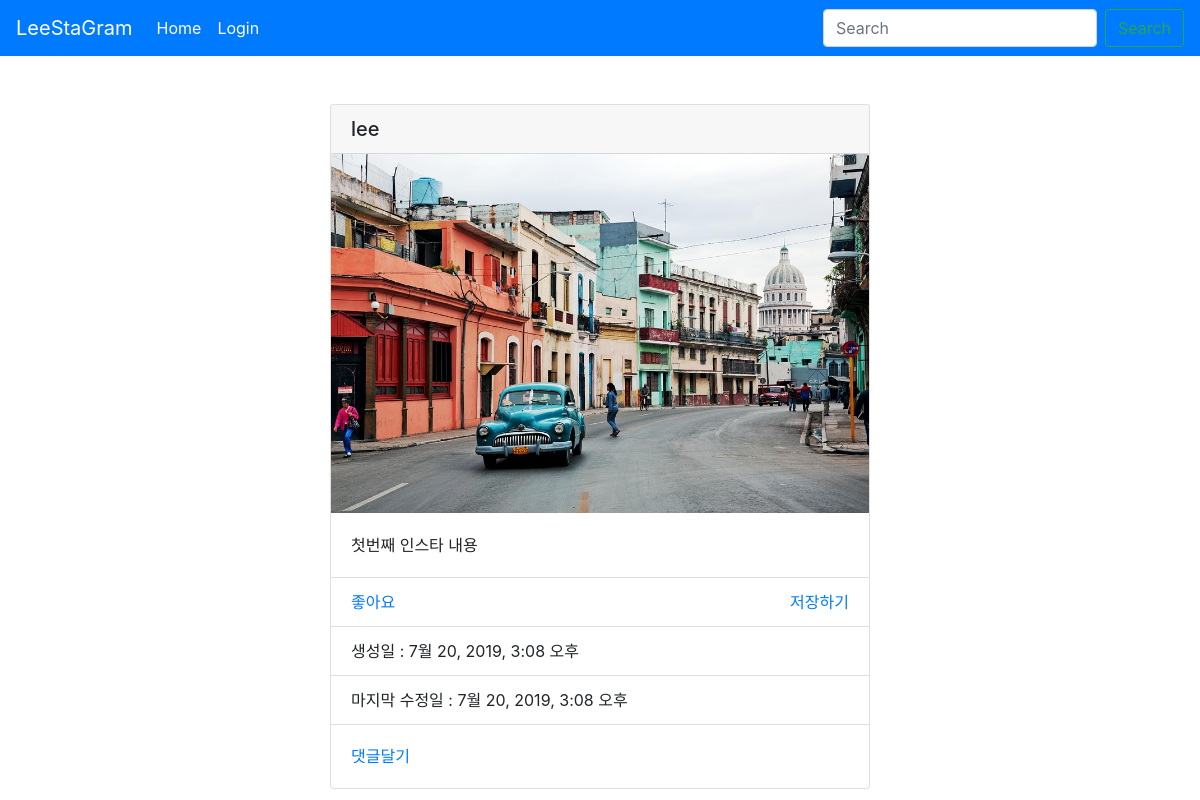
Page /instagram/ on the earlier database version.
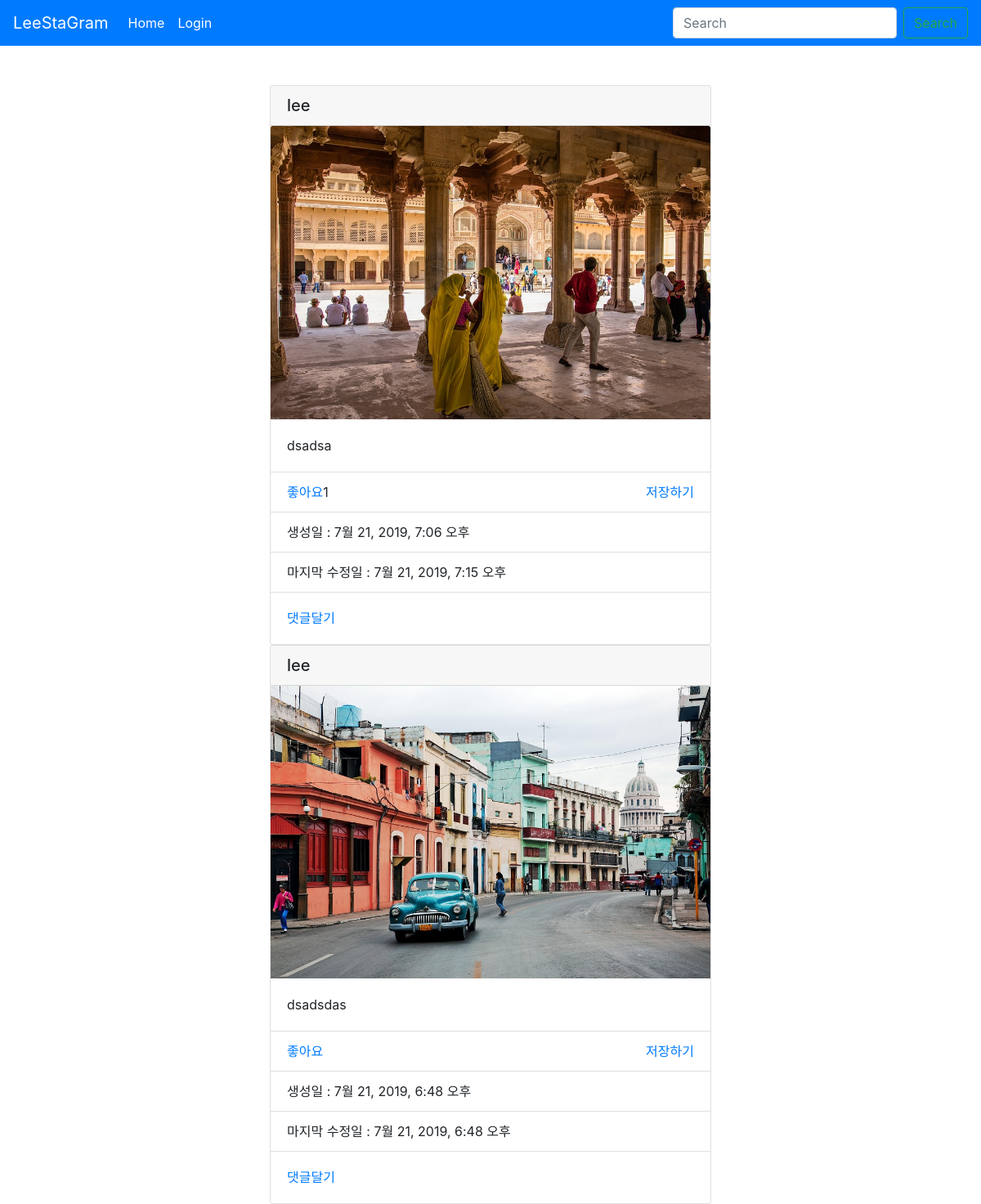
Same page on the later database version.
### photo/models.py (models this page shows, shortened)
class Photo(models.Model):
    author = models.ForeignKey(User, on_delete=models.CASCADE, related_name='user', verbose_name='작성자')
    text = models.TextField(blank=True, verbose_name='내용')
    image = models.ImageField(upload_to='timeline_photo/%Y/%m/%d') # settings.py에 추가.
    created_at = models.DateTimeField(auto_now_add=True,verbose_name='작성된 시간')
    updated_at = models.DateTimeField(auto_now=True,verbose_name='수정된 시간')
    like = models.ManyToManyField(User, related_name='like_post', blank=True)
    favorite = models.ManyToManyField(User,related_name='favorite_post', blank=True)
    class Meta:
        ordering = ['-created_at']
        verbose_name_plural = '게시물들'

### photo/views.py (the view)
# urls.py: path('', PhotoList.as_view(), name='index'),
class PhotoList(ListView):
    model = Photo
    template_name_suffix = '_list'

### photo/templates/photo/photo_list.html (shortened to what this page needs)
{% extends 'base.html' %}
{% block content %}
<div class="container">
    <div class="row">
        <div class="col"></div>
        <div class="col-6">
            {% for obj in object_list %}
            <div class="card">
                <h5 class="card-header">{{ obj.author }}</h5>
                <img src="{{ obj.image.url }}" class="card-img-top">
                <div class="card-body">
                    <p class="card-text">{{ obj.text }}</p>
                </div>
                <ul class="list-group list-group-flush">
                    <li class="list-group-item">
                        <a href="{% url 'photo:like' obj.id %}"
                            class="float-left">좋아요</a>
                        {% if obj.like.all.count %}
                        <span class="float-left">
                            {{ obj.like.all.count }}
                        </span>
                        {% endif %}
                        {% if user in obj.favorite.all %}
                        <a href="{% url 'photo:favorite' obj.id %}"
                            class="float-right text-danger">저장되었습니다.</a>
                        {% else %}
                        <a href="{% url 'photo:favorite' obj.id %}"
                            class="float-right" >저장하기</a>
                        {% endif %}
                    </li>
                    <li class="list-group-item">생성일 : {{ obj.created_at }}</li>
                    <li class="list-group-item">마지막 수정일 : {{ obj.updated_at }}</li>
                </ul>
                <div class="card-body">
                    <a href="{% url 'photo:detail' obj.id %}" class="card-link">댓글달기</a>
                </div>
            </div>
            {% endfor %}
        </div>
        <div class="col"> </div>
    </div>
</div>
{% endblock %}

### layout/base.html (shortened to what this page needs)
<!DOCTYPE html>
<html lang="en">
<head>
    <link rel="stylesheet" href="https://stackpath.bootstrapcdn.com/bootstrap/4.3.1/css/bootstrap.min.css"
>
</head>
<body>
    <!-- {% load static %}
        <style>
        .btn-like{
            display: inline-block;
            width: 50px;
            height: 50px;
            background:url({% static 'images/instagramicon.png'%});
            background-position: -200px -400px;
            text-indent: -9999px;
            overflow:hidden;
            border:none;
        }
        .btn-like.active{
            display: inline-block;
            width: 50px;
            height: 50px;
            background:url({% static 'images/instagramicon.png'%});
            background-position: -50px -400px;
            text-indent: -9999px;
            overflow:hidden;
            border:none;
        }
        .btn-favorite{
            display: inline-block;
            width: 50px;
            height: 50px;
            background:url({% static 'images/instagramicon.png'%});
            background-position: -515px -150px;
            text-indent: -9999px;
            overflow:hidden;
            border:none;
        }
        .btn-favorite.active{
            display: inline-block;
            width: 50px;
            height: 50px;
            background:url({% static 'images/instagramicon.png'%});
            background-position: -515px -100px;
            text-indent: -9999px;
            overflow:hidden;
            border:none;
        }
        </style> -->
    <nav class="navbar navbar-expand-lg navbar-dark bg-primary">
        <a class="navbar-brand" href="">LeeStaGram</a>
        <div class="collapse navbar-collapse" id="navbarSupportedContent">
            <ul class="navbar-nav mr-auto">
                <li class="nav-item active">
                    <a class="nav-link" href="{% url 'photo:index' %}">Home <span class="sr-only">(current)</span></a>
                </li>
                {% if user.is_authenticated %}
                <li class="nav-item">
                    <a class="nav-link" href="{% url 'photo:create' %}">게시글 작성하기</a>
                </li>
                <li class="nav-item">
                    <a href="{% url 'accounts:logout' %}" class="nav-link">Logout<span
                            class="sr-only">(current)</span></a>
                </li>
                <li class="nav-item">
                    <a href="{% url 'photo:like_list' %}" class="nav-link">좋아요한 게시글 보기<span
                            class="sr-only">(current)</span></a>
                </li>
                <li class="nav-item">
                    <a href="{% url 'photo:favorite_list' %}" class="nav-link">저장한 게시글 보기<span
                            class="sr-only">(current)</span></a>
                </li>
                {% else %}
                <li class="nav-item active">
                    <a href="{% url 'accounts:login' %}" class="nav-link">Login</a>
                </li>
                {% endif %}
            </ul>
            <form class="form-inline my-2 my-lg-0">
                <input class="form-control mr-sm-2" type="search" placeholder="Search" aria-label="Search">
                <button class="btn btn-outline-success my-2 my-sm-0" type="submit">Search</button>
            </form>
        </div>
    </nav>
    <br>
    <br>
    {% block content %}
    {% endblock %}
</body>
</html>

Differences in the rows shown:
removed Photo: author "lee", image (picture), text "첫번째 인스타 내용", shows "저장하기", created_at "7월 20, 2019, 3:08 오후", updated_at "7월 20, 2019, 3:08 오후"
added Photo: author "lee", image (picture), text "dsadsa", like.all.count "1", shows "저장하기", created_at "7월 21, 2019, 7:06 오후", updated_at "7월 21, 2019, 7:15 오후"
added Photo: author "lee", image (picture), text "dsadsdas", shows "저장하기", created_at "7월 21, 2019, 6:48 오후", updated_at "7월 21, 2019, 6:48 오후"
